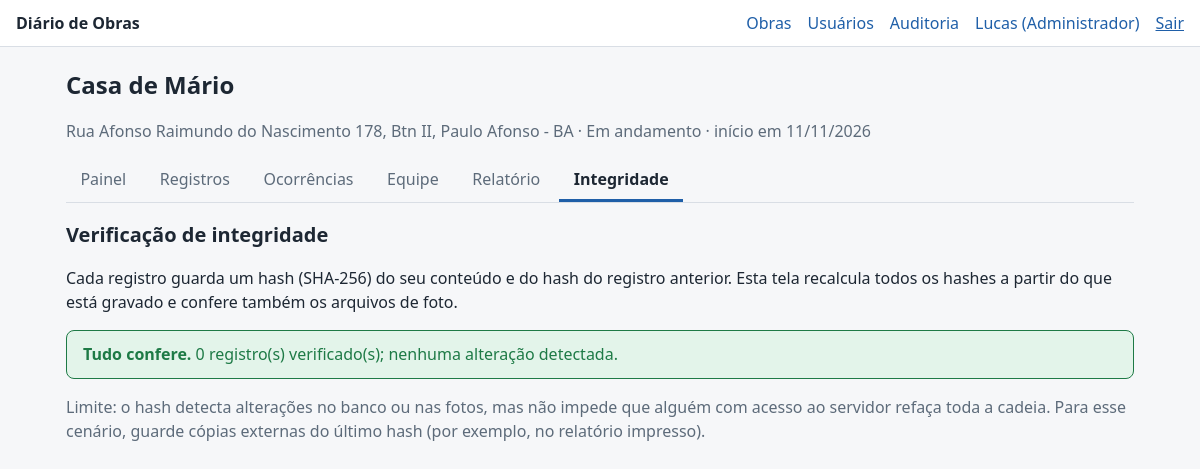
/obras/1/integridade (signed in), run on the app's committed database.
### tables this page shows
CREATE TABLE users (
  id INTEGER PRIMARY KEY AUTOINCREMENT,
  nome TEXT NOT NULL,
  email TEXT NOT NULL UNIQUE,
  senha_hash TEXT NOT NULL,
  perfil TEXT NOT NULL CHECK (perfil IN ('admin','gestor','campo')),
  ativo INTEGER NOT NULL DEFAULT 1,
  criado_em TEXT NOT NULL
);

CREATE TABLE obras (
  id INTEGER PRIMARY KEY AUTOINCREMENT,
  nome TEXT NOT NULL,
  endereco TEXT,
  responsavel TEXT,
  data_inicio TEXT NOT NULL,
  data_prevista_fim TEXT,
  status TEXT NOT NULL DEFAULT 'em_andamento' CHECK (status IN ('em_andamento','paralisada','concluida')),
  criado_em TEXT NOT NULL
);

### diario/obras.py (the view)
@bp.get("/obras/<int:obra_id>/integridade")
@security.perfil_required(*GESTAO)
def integridade(obra_id):
    obra = security.exigir_obra(obra_id)
    res = services.verificar_cadeia(get_db(), obra_id, current_app.config["UPLOAD_DIR"])
    security.audit("integridade_verificada", f"obra={obra_id} ok={res['ok']}")
    return render_template("integridade.html", obra=obra, res=res)

### diario/db.py (called while the page is built)
def agora_utc() -> str:
    return datetime.now(timezone.utc).strftime("%Y-%m-%dT%H:%M:%SZ")

def conectar(caminho: str) -> sqlite3.Connection:
    con = sqlite3.connect(caminho, isolation_level=None, timeout=15)
    con.row_factory = sqlite3.Row
    con.execute("PRAGMA foreign_keys = ON")
    con.execute("PRAGMA journal_mode = WAL")
    return con

def get_db() -> sqlite3.Connection:
    if "db" not in g:
        g.db = conectar(current_app.config["DATABASE"])
    return g.db

### diario/security.py (called while the page is built)
def csrf_token() -> str:
    if "_csrf" not in session:
        session["_csrf"] = secrets.token_urlsafe(32)
    return session["_csrf"]

def audit(acao: str, detalhe: str = "", user=None) -> None:
    u = user or getattr(g, "user", None)
    get_db().execute(
        "INSERT INTO audit_log (ts, user_id, user_nome, acao, detalhe, ip) VALUES (?,?,?,?,?,?)",
        (agora_utc(), u["id"] if u else None, u["nome"] if u else None, acao, detalhe, request.remote_addr),
    )

def carregar_usuario() -> None:
    g.user = None
    uid = session.get("uid")
    if uid:
        u = get_db().execute("SELECT * FROM users WHERE id=? AND ativo=1", (uid,)).fetchone()
        if u:
            g.user = u
        else:
            session.clear()

def login_required(view):
    @wraps(view)
    def wrapped(*a, **kw):
        if g.user is None:
            return redirect(url_for("auth.login", next=request.path))
        return view(*a, **kw)
    return wrapped

def perfil_required(*perfis):
    def deco(view):
        @wraps(view)
        @login_required
        def wrapped(*a, **kw):
            if g.user["perfil"] not in perfis:
                abort(403)
            return view(*a, **kw)
        return wrapped
    return deco

def exigir_obra(obra_id: int):
    db = get_db()
    obra = db.execute("SELECT * FROM obras WHERE id=?", (obra_id,)).fetchone()
    if obra is None:
        abort(404)
    if g.user["perfil"] != "admin":
        vinculo = db.execute(
            "SELECT 1 FROM obra_usuarios WHERE obra_id=? AND user_id=?", (obra_id, g.user["id"])
        ).fetchone()
        if not vinculo:
            abort(404)
    return obra

### diario/services.py (called while the page is built, shortened)
def verificar_cadeia(db, obra_id, upload_dir=None) -> dict:
    problemas = []
    anterior = ""
    rdos = db.execute("SELECT * FROM rdos WHERE obra_id=? ORDER BY id", (obra_id,)).fetchall()
    return {"ok": not problemas, "total": len(rdos), "problemas": problemas}

### diario/utils.py (called while the page is built)
def hoje_local() -> date:
    return datetime.now(tz()).date()

### diario/templates/integridade.html (shortened to what this page needs)
{% extends 'base.html' %}
{% from '_macros.html' import obra_nav with context %}
{% block conteudo %}
{{ obra_nav(obra, 'integridade') }}
<h2>Verificação de integridade</h2>
<p>Cada registro guarda um hash (SHA-256) do seu conteúdo e do hash do registro anterior. Esta tela recalcula todos os hashes a partir do que está gravado e confere também os arquivos de foto.</p>
{% if res.ok %}<div class="alerta alerta-ok" role="status"><strong>Tudo confere.</strong> {{ res.total }} registro(s) verificado(s); nenhuma alteração detectada.</div>
  {% endif %}
<p class="muted">Limite: o hash detecta alterações no banco ou nas fotos, mas não impede que alguém com acesso ao servidor refaça toda a cadeia. Para esse cenário, guarde cópias externas do último hash (por exemplo, no relatório impresso).</p>
{% endblock %}

### diario/templates/base.html (shortened to what this page needs)
{% from '_macros.html' import csrf with context %}
<!doctype html>
<html lang="pt-BR">
<head>
  <link rel="stylesheet" href="{{ url_for('static', filename='css/app.css') }}">
</head>
<body {% block bodyattrs %}{% endblock %}>
<header class="topo">
  <a class="marca" href="{{ url_for('obras.lista') if usuario else url_for('auth.login') }}">Diário de Obras</a>
  {% if usuario %}
  <nav class="topo-nav" aria-label="Principal">
    <a href="{{ url_for('obras.lista') }}">Obras</a>
    {% if usuario.perfil == 'admin' %}
      <a href="{{ url_for('admin.usuarios') }}">Usuários</a>
      <a href="{{ url_for('admin.auditoria') }}">Auditoria</a>
    {% endif %}
    <a href="{{ url_for('auth.trocar_senha') }}">{{ usuario.nome.split(' ')[0] }} ({{ R.perfil[usuario.perfil] }})</a>
    <form method="post" action="{{ url_for('auth.logout') }}" class="inline">{{ csrf() }}<button class="link" type="submit">Sair</button></form>
  </nav>
  {% endif %}
</header>
<main id="conteudo" class="conteudo">
  {% block conteudo %}{% endblock %}
</main>
</body>
</html>

### diario/templates/_macros.html (shortened to what this page needs)
{% macro obra_nav(obra, ativo) %}
<div class="obra-cab">
  <h1>{{ obra.nome }}</h1>
  <p class="muted">{{ obra.endereco or 'Endereço não informado' }} · {{ R.status_obra[obra.status] }} · início em {{ obra.data_inicio|data }}</p>
</div>
<nav class="abas" aria-label="Seções da obra">
  <a href="{{ url_for('obras.painel', obra_id=obra.id) }}" {% if ativo=='painel' %}aria-current="page"{% endif %}>Painel</a>
  <a href="{{ url_for('rdos.lista', obra_id=obra.id) }}" {% if ativo=='rdos' %}aria-current="page"{% endif %}>Registros</a>
  <a href="{{ url_for('obras.ocorrencias', obra_id=obra.id) }}" {% if ativo=='ocorrencias' %}aria-current="page"{% endif %}>Ocorrências</a>
  <a href="{{ url_for('obras.funcionarios', obra_id=obra.id) }}" {% if ativo=='funcionarios' %}aria-current="page"{% endif %}>Equipe</a>
  <a href="{{ url_for('obras.relatorio', obra_id=obra.id) }}" {% if ativo=='relatorio' %}aria-current="page"{% endif %}>Relatório</a>
  {% if usuario.perfil in ('admin','gestor') %}<a href="{{ url_for('obras.integridade', obra_id=obra.id) }}" {% if ativo=='integridade' %}aria-current="page"{% endif %}>Integridade</a>{% endif %}
</nav>
{% endmacro %}

### diario/static/css/app.css (style rules this page uses)
:root { --bg:#f6f7f9;--card:#fff;--tx:#1d2733;--mut:#5d6b7a;--bd:#d9dee5;--pri:#1f5fa8;--pri-tx:#fff;--ok:#1e7a46;--ok-bg:#e3f4ea;--av:#8a5a00;--av-bg:#fdf1d6;--er:#a52a2a;--er-bg:#fbe4e4;--sel:#1f5fa8 }
* { box-sizing:border-box }
body { margin:0;background:var(--bg);color:var(--tx);font:16px/1.5 system-ui,-apple-system,"Segoe UI",Roboto,Arial,sans-serif }
a { color:var(--pri) }
h1 { font-size:1.5rem;margin:.2rem 0 .6rem }
h2 { font-size:1.25rem;margin:1.1rem 0 .5rem }
.topo { display:flex;flex-wrap:wrap;gap:.5rem 1.2rem;align-items:center;justify-content:space-between;padding:.7rem 1rem;background:var(--card);border-bottom:1px solid var(--bd) }
.marca { font-weight:700;text-decoration:none;color:var(--tx) }
.topo-nav { display:flex;flex-wrap:wrap;gap:.4rem 1rem;align-items:center }
.topo-nav a { text-decoration:none }
.conteudo { max-width:1100px;margin:0 auto;padding:1rem }
form.inline { display:inline }
button.link { background:none;border:0;color:var(--pri);cursor:pointer;font:inherit;padding:0;text-decoration:underline }
.alerta { padding:.7rem 1rem;border-radius:8px;margin:0 0 1rem;border:1px solid }
.alerta-ok { background:var(--ok-bg);color:var(--ok);border-color:var(--ok) }
.muted { color:var(--mut) }
.abas { display:flex;flex-wrap:wrap;gap:.3rem;border-bottom:1px solid var(--bd);margin:.5rem 0 1rem }
.abas a { padding:.5rem .9rem;text-decoration:none;color:var(--mut);border-bottom:3px solid transparent }
.abas a[aria-current=page] { color:var(--tx);border-bottom-color:var(--pri);font-weight:600 }

### data on the page
users: nome "Lucas", perfil "Administrador"
obras: nome "Casa de Mário", endereco "Rua Afonso Raimundo do Nascimento 178, Btn II, Paulo Afonso - BA", status "Em andamento", data_inicio|data "11/11/2026"

### other printed values
{{ res.total }} "0"
